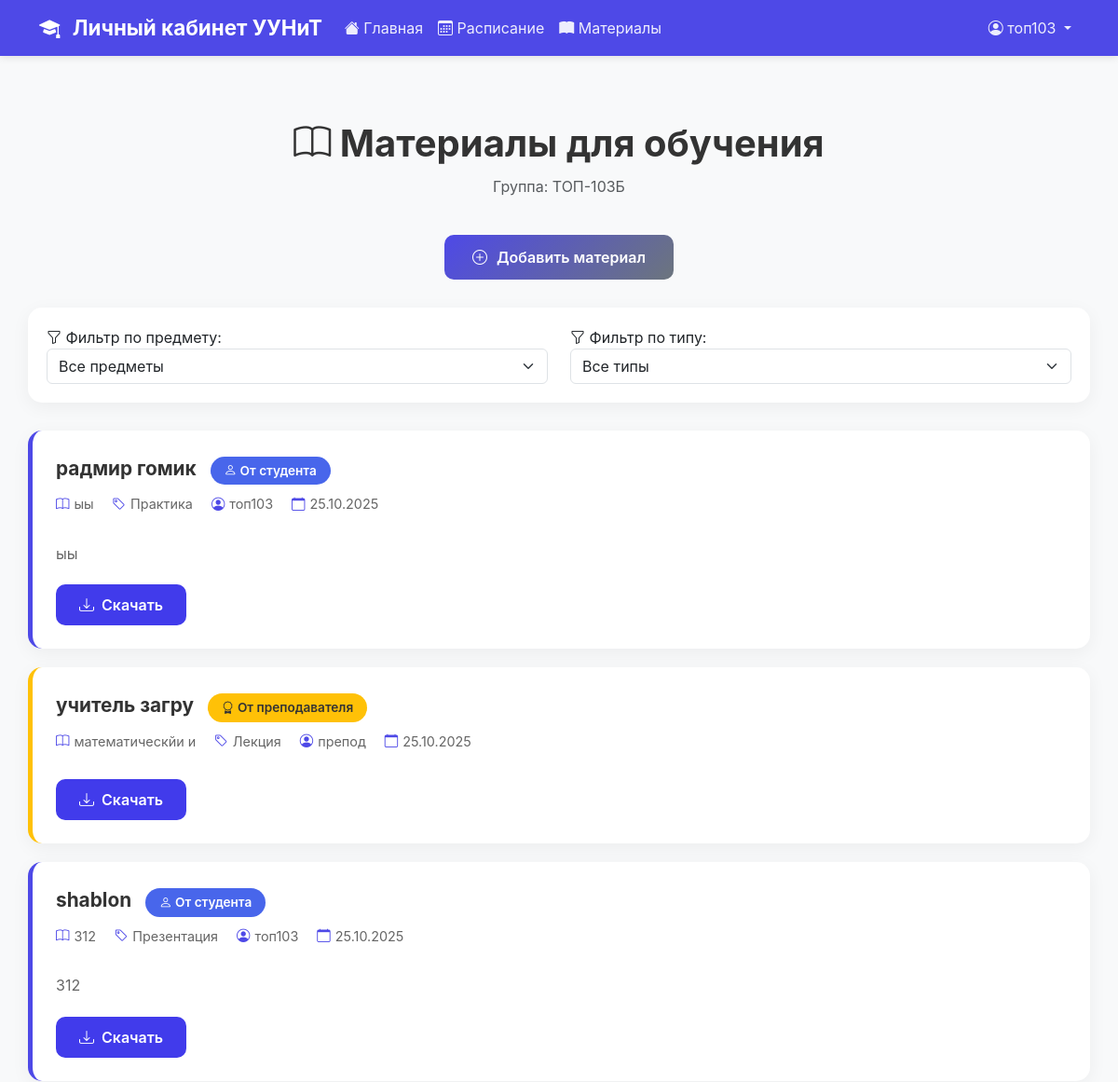
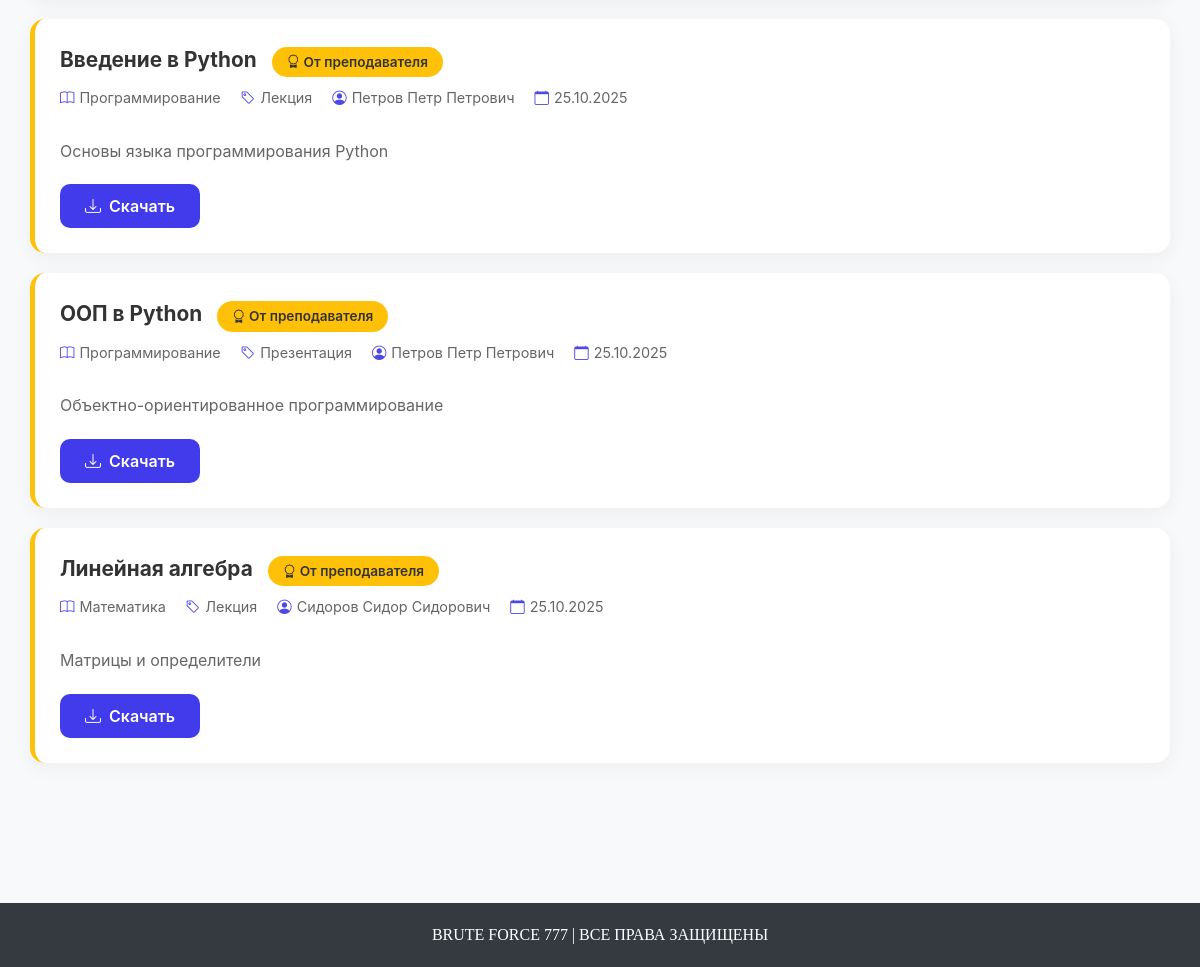
The app's page /student/materials (signed in) with its own data (2 pictures, top to bottom).
### data/materials.py (models this page shows, shortened)
class Material(SqlAlchemyBase):
    __tablename__ = 'materials'
    id = sqlalchemy.Column(sqlalchemy.Integer, primary_key=True, autoincrement=True)
    group_name = sqlalchemy.Column(sqlalchemy.String, nullable=False)
    subject = sqlalchemy.Column(sqlalchemy.String, nullable=False)
    title = sqlalchemy.Column(sqlalchemy.String, nullable=False)
    description = sqlalchemy.Column(sqlalchemy.Text, nullable=True)
    file_path = sqlalchemy.Column(sqlalchemy.String, nullable=False)
    file_type = sqlalchemy.Column(sqlalchemy.String, nullable=False)
    teacher_name = sqlalchemy.Column(sqlalchemy.String, nullable=False)
    upload_date = sqlalchemy.Column(sqlalchemy.DateTime, default=sqlalchemy.func.now())
    uploaded_by_role = sqlalchemy.Column(sqlalchemy.String, default='teacher')

### app.py (the view)
@app.route('/student/materials')
@login_required_custom
def student_materials():
    if session.get('role') != 'student':
        return redirect(url_for('index'))
    current_group = session.get('group')
    db_sess = db_session.create_session()
    materials = db_sess.query(Material).filter(
        Material.group_name == current_group
    ).order_by(Material.upload_date.desc()).all()
    subjects = db_sess.query(Material.subject).filter(
        Material.group_name == current_group
    ).distinct().all()
    subjects = [s[0] for s in subjects]
    db_sess.close()
    success = request.args.get('success')
    error = request.args.get('error')
    return render_template('student_materials.html',
                         materials=materials,
                         subjects=subjects,
                         success=success,
                         error=error)

### app.py (called while the page is built)
def login_required_custom(f):
    @wraps(f)
    def decorated_function(*args, **kwargs):
        if 'user_id' not in session:
            return redirect(url_for('login'))
        return f(*args, **kwargs)
    return decorated_function

### data/db_session.py (called while the page is built)
def create_session() -> Session:
    global __factory
    return __factory()

### templates/student_materials.html (shortened to what this page needs)
{% extends "base.html" %} {% block title %}Материалы{% endblock %}  {% block content %}
<div class="container materials-container">
    <div class="materials-header">
        <h1><i class="bi bi-book"></i> Материалы для обучения</h1>
        <p class="text-muted">Группа: {{ session.group }}</p>
    </div>
    <div class="text-center">
        <a href="/student/upload_material_page" class="btn-add-material">
            <i class="bi bi-plus-circle"></i> Добавить материал
        </a>
    </div>
    <div class="filter-section">
        <div class="row align-items-center">
            <div class="col-md-6">
                <label><i class="bi bi-funnel"></i> Фильтр по предмету:</label>
                <select class="form-select" id="subjectFilter" onchange="filterMaterials()">
                    <option value="">Все предметы</option>
                </select>
            </div>
            <div class="col-md-6">
                <label><i class="bi bi-funnel"></i> Фильтр по типу:</label>
                <select class="form-select" id="typeFilter" onchange="filterMaterials()">
                    <option value="">Все типы</option>
                </select>
            </div>
        </div>
    </div>
    <div id="materialsContainer">
        {% if materials %} {% for material in materials %}
        <div class="material-card {% if material.uploaded_by_role == 'teacher' %}from-teacher{% endif %}" data-subject="{{ material.subject }}" data-type="{{ material.file_type }}">
            <div class="material-header">
                <div>
                    <div class="material-title">
                        {{ material.title }} {% if material.uploaded_by_role == 'teacher' %}
                        <span class="material-badge badge-teacher">
                                    <i class="bi bi-award"></i> От преподавателя
                                </span> {% else %}
                        <span class="material-badge badge-student">
                                    <i class="bi bi-person"></i> От студента
                                </span> {% endif %}
                    </div>
                    <div class="material-meta">
                        <span class="meta-item">
                                <i class="bi bi-book"></i> {{ material.subject }}
                            </span>
                        <span class="meta-item">
                                <i class="bi bi-tag"></i> {{ material.file_type }}
                            </span>
                        <span class="meta-item">
                                <i class="bi bi-person-circle"></i> {{ material.teacher_name }}
                            </span>
                        <span class="meta-item">
                                <i class="bi bi-calendar"></i> {{ material.upload_date.strftime('%d.%m.%Y') }}
                            </span>
                    </div>
                </div>
            </div>
            {% if material.description %}
            <div class="material-description">
                {{ material.description }}
            </div>
            {% endif %}
            <a href="/download/material/{{ material.id }}" class="btn-download">
                <i class="bi bi-download"></i> Скачать
            </a>
        </div>
        {% endfor %} {% else %}
        <div class="empty-state">
            <i class="bi bi-inbox"></i>
            <h3>Материалов пока нет</h3>
            <p>Преподаватели ещё не загрузили материалы для вашей группы</p>
        </div>
        {% endif %}
    </div>
</div>
{% endblock %}

### templates/base.html (shortened to what this page needs)
<!DOCTYPE html>
<html lang="ru">
<head>
    <link href="https://cdn.jsdelivr.net/npm/bootstrap@5.3.2/dist/css/bootstrap.min.css" rel="stylesheet">
    <link rel="stylesheet" href="https://cdn.jsdelivr.net/npm/bootstrap-icons@1.11.3/font/bootstrap-icons.min.css">
</head>
<body>
    <nav class="navbar navbar-expand-lg navbar-dark">
        <div class="container">
            <a class="navbar-brand" href="/">
                <i class="bi bi-mortarboard-fill me-2"></i> Личный кабинет УУНиТ
            </a>
            <div class="collapse navbar-collapse" id="navbarNav">
                {% if session.user_id %} {% if session.role == 'student' %}
                <ul class="navbar-nav me-auto">
                    <li class="nav-item">
                        <a class="nav-link" href="/student/dashboard">
                            <i class="bi bi-house-fill"></i> Главная
                        </a>
                    </li>
                    <li class="nav-item">
                        <a class="nav-link" href="/schedule">
                            <i class="bi bi-calendar3"></i> Расписание
                        </a>
                    </li>
                    <li class="nav-item">
                        <a class="nav-link" href="/student/materials">
                            <i class="bi bi-book-fill"></i> Материалы
                        </a>
                    </li>
                </ul>
                {% endif %}
                <ul class="navbar-nav ms-auto">
                    <li class="nav-item dropdown">
                        <a class="nav-link dropdown-toggle" href="#" role="button" data-bs-toggle="dropdown">
                            <i class="bi bi-person-circle"></i> {{ session.username }}
                        </a>
                    </li>
                </ul>
                {% endif %}
            </div>
        </div>
    </nav>
    <div class="container main-content">
        {% block content %}{% endblock %}
    </div>
    <footer class="text-center">
        <div class="container">
            <p class="mb-0" style="font-family: 'Papyrus', fantasy;"> BRUTE FORCE 777 | ВСЕ ПРАВА ЗАЩИЩЕНЫ</p>
        </div>
    </footer>
</body>
</html>

### templates/base.html (style rules this page uses)
:root { --primary-color: #4e49e7; --primary-hover: #5a54ff; --secondary-color: #6c757d; --success-color: #28a745; --danger-color: #dc3545; --warning-color: #ffc107; }
body { font-family: -apple-system, BlinkMacSystemFont, 'Segoe UI', Roboto, 'Helvetica Neue', Arial, sans-serif; background: #f8f9fa; min-height: 100vh; height: 100%; margin: 0; padding: 0; display: flex; flex-direction: column; }
.navbar { background: var(--primary-color) !important; box-shadow: 0 2px 8px rgba(0, 0, 0, 0.1); }
.navbar-brand { font-weight: bold; font-size: 1.4rem; }
.nav-link { color: rgba(255, 255, 255, 0.9) !important; transition: all 0.3s; }
.main-content { padding: 30px 0; flex: 1; }
footer { background: #343a40; color: white; padding: 20px 0; margin-top: 50px; }

### templates/student_materials.html (style rules this page uses)
.materials-container { padding: 40px 0; }
.materials-header { text-align: center; margin-bottom: 40px; }
.materials-header h1 { color: #333; font-weight: 700; margin-bottom: 10px; }
.btn-add-material { background: linear-gradient(135deg, var(--primary-color) 0%, var(--secondary-color) 100%); color: white; border: none; padding: 12px 30px; border-radius: 10px; font-weight: 600; text-decoration: none; display: inline-flex; align-items: center; gap: 10px; margin-bottom: 30px; transition: all 0.3s; }
.filter-section { background: white; padding: 20px; border-radius: 15px; box-shadow: 0 5px 20px rgba(0, 0, 0, 0.05); margin-bottom: 30px; }
.material-card { background: white; border-radius: 15px; padding: 25px; margin-bottom: 20px; box-shadow: 0 5px 20px rgba(0, 0, 0, 0.05); transition: all 0.3s; border-left: 5px solid var(--primary-color); }
.material-card.from-teacher { border-left: 5px solid #ffc107; }
.material-header { display: flex; justify-content: space-between; align-items: start; margin-bottom: 15px; }
.material-title { font-size: 1.3rem; font-weight: 700; color: #333; margin-bottom: 10px; }
.material-badge { display: inline-block; padding: 5px 15px; border-radius: 20px; font-size: 0.85rem; font-weight: 600; margin-left: 10px; }
.badge-teacher { background: #ffc107; }
.badge-student { background: #4866eb; color: white; }
.material-meta { display: flex; gap: 20px; flex-wrap: wrap; color: #666; font-size: 0.9rem; margin-bottom: 15px; }
.meta-item { display: flex; align-items: center; gap: 5px; }
.meta-item i { color: var(--primary-color); }
.material-description { color: #666; margin-bottom: 20px; line-height: 1.6; }
.btn-download { background: #413beb; color: white; padding: 10px 25px; border-radius: 10px; text-decoration: none; display: inline-flex; align-items: center; gap: 8px; font-weight: 600; transition: all 0.3s; }

### records on screen
Material: title "радмир гомик", uploaded_by_role "student" (drawn), subject "ыы", file_type "Практика", teacher_name "топ103", upload_date "25.10.2025", description "ыы"
Material: title "учитель загру", uploaded_by_role "teacher" (drawn), subject "математическйи и", file_type "Лекция", teacher_name "препод", upload_date "25.10.2025"
Material: title "shablon", uploaded_by_role "student" (drawn), subject "312", file_type "Презентация", teacher_name "топ103", upload_date "25.10.2025", description "312"
Material: title "Введение в Python", uploaded_by_role "teacher" (drawn), subject "Программирование", file_type "Лекция", teacher_name "Петров Петр Петрович", upload_date "25.10.2025", description "Основы языка программирования Python"
Material: title "ООП в Python", uploaded_by_role "teacher" (drawn), subject "Программирование", file_type "Презентация", teacher_name "Петров Петр Петрович", upload_date "25.10.2025", description "Объектно-ориентированное программирование"
Material: title "Линейная алгебра", uploaded_by_role "teacher" (drawn), subject "Математика", file_type "Лекция", teacher_name "Сидоров Сидор Сидорович", upload_date "25.10.2025", description "Матрицы и определители"

### other values on screen
{{ session.username }} "топ103"
{{ session.group }} "ТОП-103Б"
